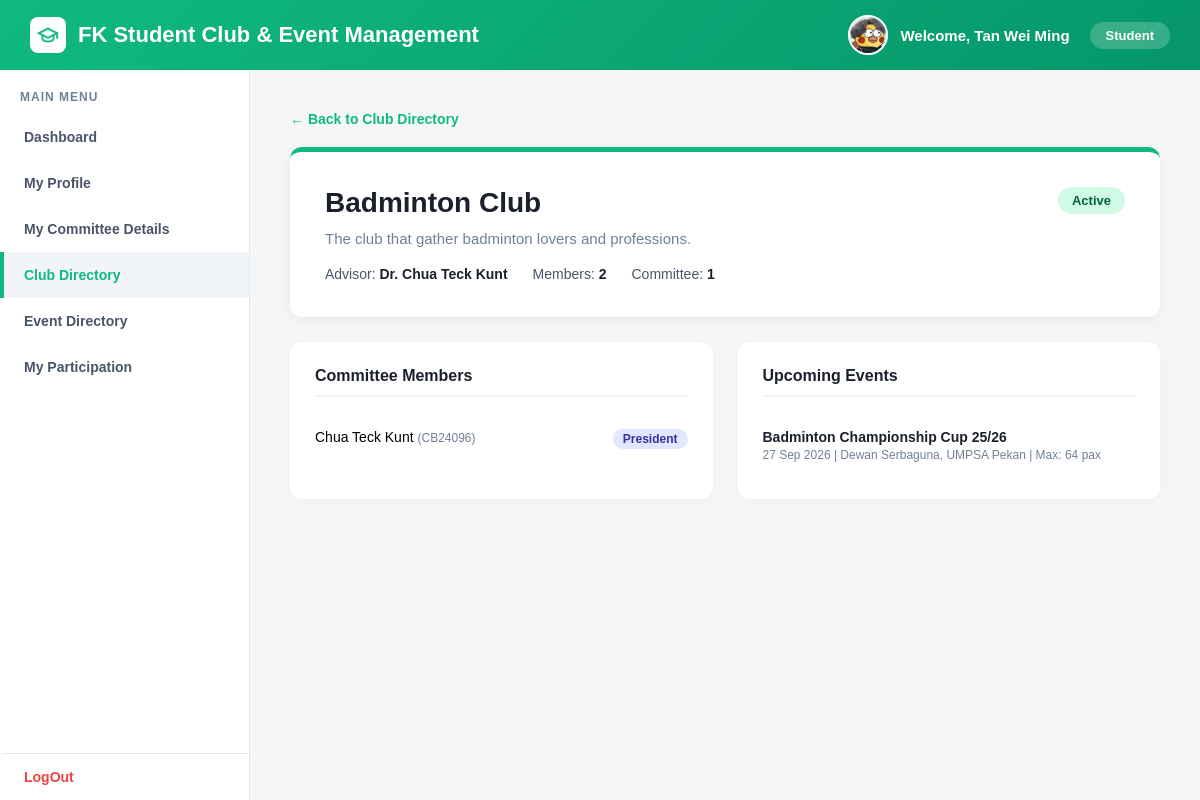
The page /admin/club_details.php?clubID=C101 (signed in) on the database its author committed.
### tables this page shows
CREATE TABLE `students` (
  `userID` varchar(100) NOT NULL,
  `stu_ID` varchar(10) DEFAULT NULL,
  `stu_name` varchar(100) DEFAULT NULL,
  `stu_email` varchar(100) DEFAULT NULL,
  `stu_address` varchar(255) DEFAULT NULL,
  `stu_role` varchar(50) DEFAULT NULL,
  `stu_contact_no` varchar(15) DEFAULT NULL,
  `stu_profile_photo` varchar(255) DEFAULT NULL
);

CREATE TABLE `club` (
  `clubID` varchar(100) NOT NULL,
  `club_name` varchar(100) DEFAULT NULL,
  `club_desc` varchar(100) DEFAULT NULL,
  `userID` varchar(100) DEFAULT NULL,
  `club_operational_status` varchar(100) DEFAULT NULL,
  `club_photo` varchar(255) DEFAULT NULL
);

CREATE TABLE `membershiprole` (
  `roleID` varchar(100) NOT NULL,
  `m_role_desc` varchar(50) DEFAULT NULL
);

CREATE TABLE `events` (
  `eventID` varchar(100) NOT NULL,
  `event_title` varchar(100) DEFAULT NULL,
  `event_desc` varchar(255) DEFAULT NULL,
  `event_date` date DEFAULT NULL,
  `event_time` time DEFAULT NULL,
  `event_venue` varchar(100) DEFAULT NULL,
  `event_max_participants` int DEFAULT NULL,
  `attendance_qr` varchar(100) DEFAULT NULL
);

### admin/club_details.php (the view, shortened to what this page needs)
<?php
require_once '../db_connection.php';
$userID   = $_SESSION['userID'];
$role     = $_SESSION['user_role'];
$username = $_SESSION['user_username'];
$display_name = $username;
$photo_path   = "";
if ($role == 'Student' || $role == 'Committee') {
    $res = mysqli_query($link, "SELECT stu_name, stu_profile_photo FROM students WHERE userID='$userID'");
    if ($res && $r = mysqli_fetch_assoc($res)) {
        $display_name = $r['stu_name'] ?: $username;
        $photo_path   = $r['stu_profile_photo'] ?: "";
    }
} else {
    $res = mysqli_query($link, "SELECT admin_name, admin_photo FROM administrator WHERE userID='$userID'");
    if ($res && $r = mysqli_fetch_assoc($res)) {
        $display_name = $r['admin_name'] ?: $username;
        $photo_path   = $r['admin_photo'] ?: "";
    }
}
$clubID = mysqli_real_escape_string($link, $_GET['clubID']);
$club = null;
$res = mysqli_query($link, "
    SELECT c.*, COALESCE(a.admin_name, s.stu_name, 'No Advisor') AS club_advisor_name
    FROM club c
    LEFT JOIN administrator a ON c.userID = a.userID
    LEFT JOIN students s      ON c.userID = s.userID
    WHERE c.clubID = '$clubID'
");
if ($res && $r = mysqli_fetch_assoc($res)) $club = $r;
$committee = [];
$res = mysqli_query($link, "
    SELECT mr.m_role_desc AS comm_position, s.stu_name, s.stu_ID
    FROM membership m
    JOIN membershiprole mr ON m.roleID = mr.roleID
    JOIN students s        ON m.userID = s.userID
    WHERE m.clubID = '$clubID'
    AND mr.m_role_desc IN ('President','Vice President','Secretary','Treasurer')
    ORDER BY FIELD(mr.m_role_desc,'President','Vice President','Secretary','Treasurer')
");
if ($res) while ($r = mysqli_fetch_assoc($res)) $committee[] = $r;
$member_count = 0;
$res = mysqli_query($link, "SELECT COUNT(*) AS cnt FROM membership WHERE clubID='$clubID'");
if ($res && $r = mysqli_fetch_assoc($res)) $member_count = $r['cnt'];
$events = [];
$res = mysqli_query($link, "
    SELECT DISTINCT e.*
    FROM events e
    JOIN committee cm  ON e.eventID  = cm.eventID
    JOIN membership m  ON cm.memberID = m.memberID
    WHERE m.clubID = '$clubID'
    ORDER BY e.event_date ASC
    LIMIT 5
");
if ($res) while ($r = mysqli_fetch_assoc($res)) $events[] = $r;
$is_admin   = ($role === 'Administrator');
?>
<!DOCTYPE html>
<html lang="en">
<head>
</head>
<body>
<div class="top-bar">
    <div class="system-title">
        <div class="system-logo">
            <svg xmlns="http://www.w3.org/2000/svg" width="22" height="22" viewBox="0 0 24 24" fill="none" stroke="currentColor" stroke-width="2"><path d="M22 10v6M2 10l10-5 10 5-10 5z"/><path d="M6 12v5c3 3 9 3 12 0v-5"/></svg>
        </div>
        FK Student Club & Event Management
    </div>
    <div class="user-profile-section">
        <div class="profile-group">
            <div class="top-bar-photo">
    <?php
    if (!empty($photo_path)):
        $final_path = (strpos($photo_path, 'http') === 0) ? $photo_path : '../' . $photo_path;
    ?>
        <img src="<?php echo htmlspecialchars($final_path); ?>"
             style="width:100%;height:100%;object-fit:cover;"
             onerror="this.style.display='none'; this.nextElementSibling.style.display='block';">
    <?php else: ?>
        <?php echo strtoupper(substr($display_name, 0, 1)); ?>
    <?php endif; ?>
</div>
            <div class="welcome-text">Welcome, <?php echo htmlspecialchars($display_name); ?></div>
        </div>
        <div class="role-badge"><?php echo htmlspecialchars($role); ?></div>
    </div>
</div>
<div class="main-layout">
    <div class="sidebar">
        <?php if ($is_admin): ?>
            <div class="sidebar-title">Admin Controls</div>
            <a href="administrator_dashboard.php">Dashboard Overview</a>
            <a href="admin_profile.php">My Profile</a>
            <a href="manage_users.php">Manage Users</a>
            <a href="manage_clubs.php">Manage Clubs</a>
            <a href="manage_committees.php">Manage Committees</a>
            <a href="club_dashboard.php">Club Dashboard</a>
            <a href="club_directory.php" class="active">Club Directory</a>
            <a href="manage_events.php">Manage Events</a>
            <a href="system_reports.php">Reports & Analytics</a>
        <?php else: ?>
            <div class="sidebar-title">Main Menu</div>
            <a href="dashboard.php">Dashboard</a>
            <a href="student_dashboard.php">My Profile</a>
            <a href="committee_details.php">My Committee Details</a>
            <a href="club_directory.php" class="active">Club Directory</a>
            <a href="event_directory.php">Event Directory</a>
            <a href="participation.php">My Participation</a>
        <?php endif; ?>
        <a href="logout.php" class="logout-btn">LogOut</a>
    </div>
    <div class="content-area">
        <a href="club_directory.php" class="back-link">← Back to Club Directory</a>
        <div class="club-header">
            <div class="club-header-left">
                <h1><?php echo htmlspecialchars($club['club_name']); ?></h1>
                <p><?php echo htmlspecialchars($club['club_desc']); ?></p>
                <div class="club-header-meta">
                    <div class="meta-item">Advisor: <strong><?php echo htmlspecialchars($club['club_advisor_name']); ?></strong></div>
                    <div class="meta-item">Members: <strong><?php echo $member_count; ?></strong></div>
                    <div class="meta-item">Committee: <strong><?php echo count($committee); ?></strong></div>
                </div>
            </div>
            <span class="status-badge <?php echo $club['club_operational_status']=='Active'?'status-active':'status-inactive'; ?>">
                <?php echo htmlspecialchars($club['club_operational_status']); ?>
            </span>
        </div>
        <div class="two-col">
            <div class="section-card">
                <div class="section-title">Committee Members</div>
                <?php if (count($committee) > 0): ?>
                    <ul class="committee-list">
                        <?php foreach ($committee as $cm): ?>
                            <li>
                                <span><?php echo htmlspecialchars($cm['stu_name']); ?> <span style="color:#718096;font-size:12px;">(<?php echo htmlspecialchars($cm['stu_ID']); ?>)</span></span>
                                <span class="position-tag"><?php echo htmlspecialchars($cm['comm_position']); ?></span>
                            </li>
                        <?php endforeach; ?>
                    </ul>
                <?php else: ?>
                    <p class="empty-msg">No committee members assigned yet.</p>
                <?php endif; ?>
            </div>
            <div class="section-card">
                <div class="section-title">Upcoming Events</div>
                <?php if (count($events) > 0): ?>
                    <ul class="event-list">
                        <?php foreach ($events as $ev): ?>
                            <li>
                                <div class="event-title"><?php echo htmlspecialchars($ev['event_title']); ?></div>
                                <div class="event-meta">
                                    <?php echo date('d M Y', strtotime($ev['event_date'])); ?> |
                                    <?php echo htmlspecialchars($ev['event_venue']); ?> |
                                    Max: <?php echo $ev['event_max_participants']; ?> pax
                                </div>
                            </li>
                        <?php endforeach; ?>
                    </ul>
                <?php else: ?>
                    <p class="empty-msg">No upcoming events for this club.</p>
                <?php endif; ?>
            </div>
        </div>
    </div>
</div>
</body>
</html>

### rows shown on the page
students: stu_profile_photo (picture), stu_name "Tan Wei Ming"
club: club_name "Badminton Club", club_desc "The club that gather badminton lovers and professions.", club_operational_status "Active"
membershiprole: students.stu_name "Chua Teck Kunt", students.stu_ID "CB24096", m_role_desc "President"
events: event_title "Badminton Championship Cup 25/26", event_date "27 Sep 2026", event_venue "Dewan Serbaguna, UMPSA Pekan", event_max_participants "64"

### other values the page prints
$role "Student"
$club['club_advisor_name'] "Dr. Chua Teck Kunt"
$member_count "2"
count($committee) "1"
